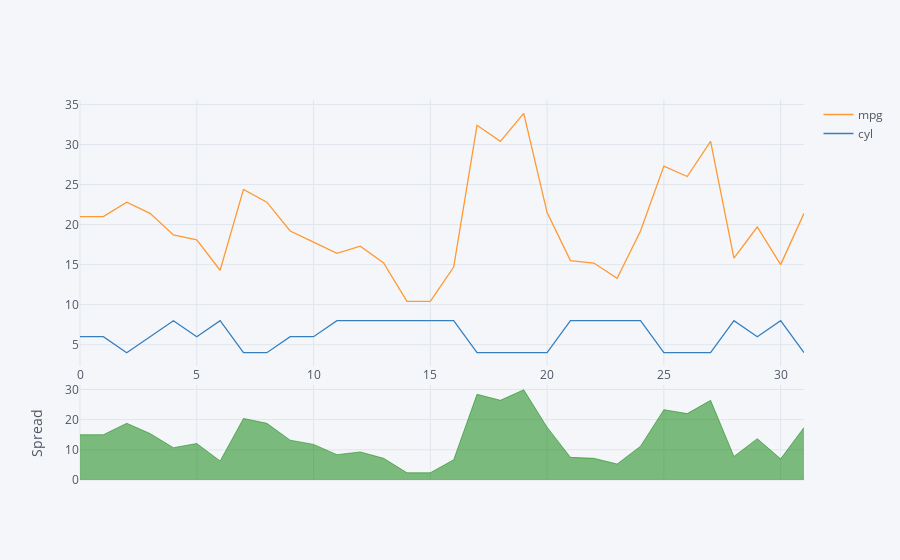

Notebook code for this chart:
### Markdown cell above
# Spread

### Code cell
cars[['mpg','cyl']].iplot(kind='spread')

### Figure 1 — Plotly figure (JSON) as saved in the notebook; plotly's stock layout.template omitted (floating-point values rounded to 4 significant figures)
{"data": [{"line": {"color": "rgba(255, 153, 51, 1.0)", "dash": "solid", "shape": "linear", "width": 1.3}, "mode": "lines", "name": "mpg", "text": "", "type": "scatter", "uid": "f8d1f409-260c-46d6-be4f-dfa873bc25a5", "x": [0, 1, 2, 3, 4, 5, 6, 7, 8, 9, 10, 11, 12, 13, 14, 15, 16, 17, 18, 19, 20, 21, 22, 23, 24, 25, 26, 27, 28, 29, 30, 31], "y": [21, 21, 22.8, 21.4, 18.7, 18.1, 14.3, 24.4, 22.8, 19.2, 17.8, 16.4, 17.3, 15.2, 10.4, 10.4, 14.7, 32.4, 30.4, 33.9, 21.5, 15.5, 15.2, 13.3, 19.2, 27.3, 26, 30.4, 15.8, 19.7, 15, 21.4]}, {"line": {"color": "rgba(55, 128, 191, 1.0)", "dash": "solid", "shape": "linear", "width": 1.3}, "mode": "lines", "name": "cyl", "text": "", "type": "scatter", "uid": "1c79f5ed-fcc5-4bb3-a630-b87b293385f8", "x": [0, 1, 2, 3, 4, 5, 6, 7, 8, 9, 10, 11, 12, 13, 14, 15, 16, 17, 18, 19, 20, 21, 22, 23, 24, 25, 26, 27, 28, 29, 30, 31], "y": [6, 6, 4, 6, 8, 6, 8, 4, 4, 6, 6, 8, 8, 8, 8, 8, 8, 4, 4, 4, 4, 8, 8, 8, 8, 4, 4, 4, 8, 6, 8, 4]}, {"connectgaps": false, "fill": "tozeroy", "line": {"color": "green", "dash": "solid", "shape": "linear", "width": 0.5}, "mode": "lines", "name": "Spread", "showlegend": false, "type": "scatter", "uid": "15b3b9c1-835d-4d2e-b758-84edbf6a810b", "x": [0, 1, 2, 3, 4, 5, 6, 7, 8, 9, 10, 11, 12, 13, 14, 15, 16, 17, 18, 19, 20, 21, 22, 23, 24, 25, 26, 27, 28, 29, 30, 31], "xaxis": "x2", "y": [15, 15, 18.8, 15.4, 10.7, 12.1, 6.3, 20.4, 18.8, 13.2, 11.8, 8.4, 9.3, 7.2, 2.4, 2.4, 6.7, 28.4, 26.4, 29.9, 17.5, 7.5, 7.2, 5.3, 11.2, 23.3, 22, 26.4, 7.8, 13.7, 7, 17.4], "yaxis": "y2"}, {"connectgaps": false, "fill": "tozeroy", "line": {"color": "red", "dash": "solid", "shape": "linear", "width": 0.5}, "mode": "lines", "name": "Spread", "showlegend": false, "type": "scatter", "uid": "f7f985ab-14c3-446e-84c5-691c3c7758b6", "x": [0, 1, 2, 3, 4, 5, 6, 7, 8, 9, 10, 11, 12, 13, 14, 15, 16, 17, 18, 19, 20, 21, 22, 23, 24, 25, 26, 27, 28, 29, 30, 31], "xaxis": "x2", "y": ["", "", "", "", "", "", "", "", "", "", "", "", "", "", "", "", "", "", "", "", "", "", "", "", "", "", "", "", "", "", "", ""], "yaxis": "y2"}], "layout": {"hovermode": "x", "legend": {"bgcolor": "#F5F6F9", "font": {"color": "#4D5663"}}, "paper_bgcolor": "#F5F6F9", "plot_bgcolor": "#F5F6F9", "title": {"font": {"color": "#4D5663"}}, "xaxis": {"gridcolor": "#E1E5ED", "showgrid": true, "tickfont": {"color": "#4D5663"}, "title": {"font": {"color": "#4D5663"}, "text": ""}, "zerolinecolor": "#E1E5ED"}, "xaxis2": {"anchor": "y2", "gridcolor": "#E1E5ED", "showgrid": true, "showticklabels": false, "tickfont": {"color": "#4D5663"}, "title": {"font": {"color": "#4D5663"}, "text": ""}, "zerolinecolor": "#E1E5ED"}, "yaxis": {"domain": [0.3, 1], "gridcolor": "#E1E5ED", "showgrid": true, "tickfont": {"color": "#4D5663"}, "title": {"font": {"color": "#4D5663"}, "text": ""}, "zerolinecolor": "#E1E5ED"}, "yaxis2": {"domain": [0, 0.25], "gridcolor": "#E1E5ED", "showgrid": true, "tickfont": {"color": "#4D5663"}, "title": {"font": {"color": "#4D5663"}, "text": "Spread"}, "zerolinecolor": "#E1E5ED"}}}
